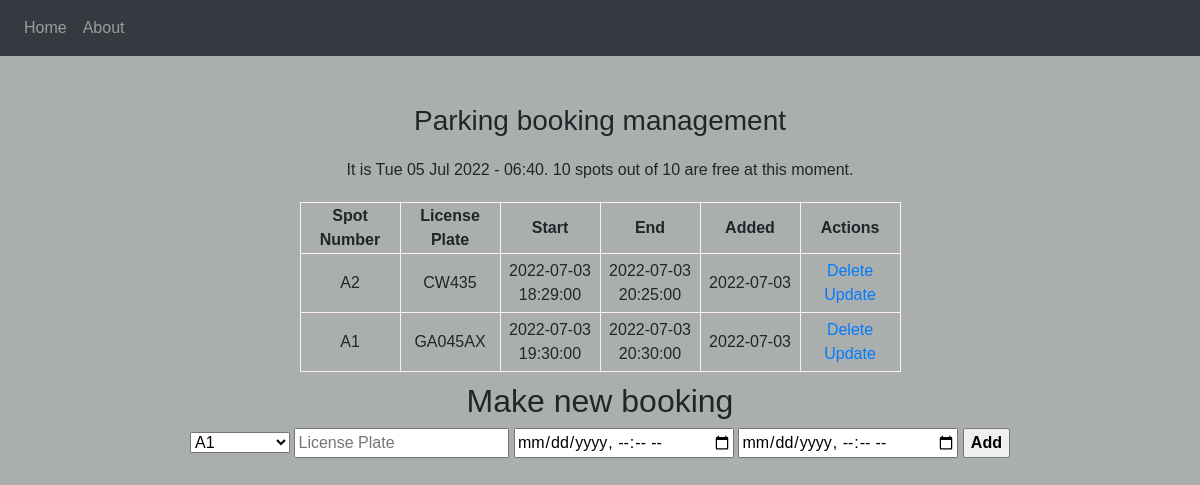
Before: / with the older database file.
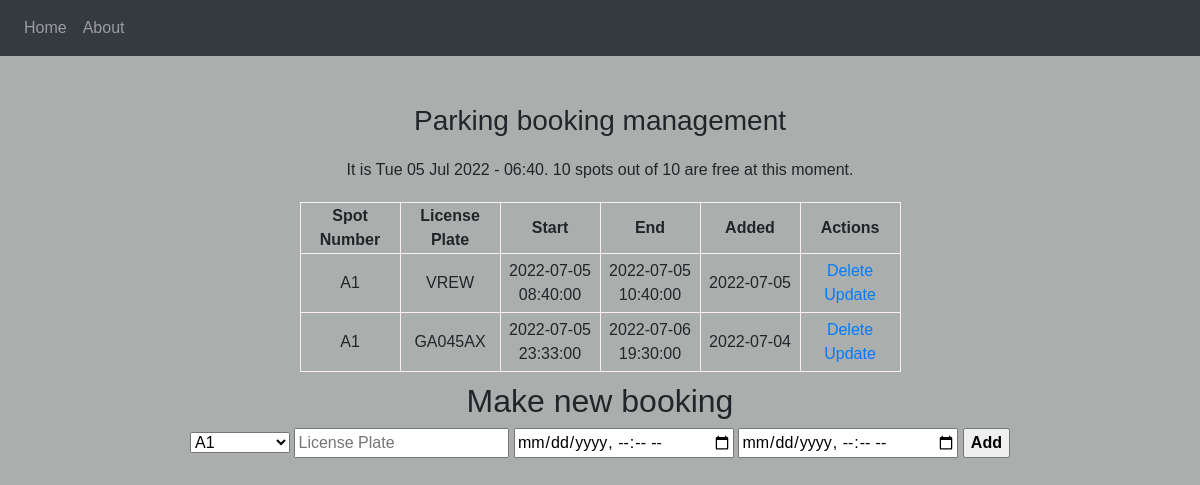
After: the same page with the newer database file.
### app.py (models this page shows, shortened)
class Parking(db.Model):
    id = db.Column(db.Integer, primary_key=True)
    spot_number = db.Column(db.String(2))
    license_plate = db.Column(db.String(10))
    start = db.Column(db.String(20))
    end = db.Column(db.String(20))
    date_created = db.Column(db.DateTime, default=datetime.utcnow)

### app.py (the view, shortened to what this page needs)
@app.route('/', methods=['POST', 'GET'])
def index():
    df = pd.read_sql('parking', 'sqlite:///parking_booking.db')
    df['start'] = pd.to_datetime(df['start'])
    df['end'] = pd.to_datetime(df['end'])
    print(df.shape)
    bookings = Parking.query.order_by(Parking.start.asc()).all()
    time_now = str(datetime.now().strftime('%a %d %b %Y - %H:%M'))
    free_spots = 10 - np.size(np.where((time_now >= df['start']) & (time_now <= df['end'])))
    return render_template('index.html', bookings = bookings, time_now = time_now , free_spots = free_spots)

### templates/index.html (shortened to what this page needs)
{% extends 'base.html' %}
{% block body %}
<div class="content">
    <h3 style="text-align: center">Parking booking management</h3>
    <div id="time"> It is {{ time_now }}. {{free_spots}} spots out of 10 are free at this moment. </div>
    {% if bookings|length < 1 %} <h4 style="text-align: center">No bookings have been made.</h4>
        {% else %}
        <table>
            <tr>
                <th>Spot Number</th>
                <th>License Plate</th>
                <th>Start</th>
                <th>End</th>
                <th>Added</th>
                <th>Actions</th>
            </tr>
            {% for booking in bookings %}
            <tr>
                <td class="booking">{{ booking.spot_number }}</td>
                <td>{{ booking.license_plate }}</td>
                <td>{{ booking.start }}</td>
                <td>{{ booking.end }}</td>
                <td>{{ booking.date_created.date() }}</td>
                <td>
                    <a href="/delete/{{booking.id}}">Delete</a>
                    <br>
                    <a href="/update/{{booking.id}}">Update</a>
                </td>
            </tr>
            {% endfor %}
        </table>
        {% endif %}
        <div class="form">
            <h2>Make new booking</h2>
            <form action="/" method="POST">
                <select type="text" name="spot_number" id="spot_number" placeholder="Spot Number">
                    <option value="A1">A1</option>
                </select>
                <input type="text" name="license_plate" id="license_plate" placeholder="License Plate" required>
                <input type="datetime-local" name="start" id="start" placeholder="Start" required>
                <input type="datetime-local" name="end" id="end" placeholder="End" required>
                <input type="submit" value="Add" style='font-weight: bold;'>
            </form>
        </div>
</div>
{% endblock %}

### templates/base.html (shortened to what this page needs)
<!DOCTYPE html>
<html lang='en'>
<head>
    <link
      rel="stylesheet"
      href="https://stackpath.bootstrapcdn.com/bootstrap/4.4.1/css/bootstrap.min.css"
    />
    <link
      rel="stylesheet"
      href="https://stackpath.bootstrapcdn.com/font-awesome/4.7.0/css/font-awesome.min.css"
    />
    <link rel='stylesheet' href='{{ url_for('static', filename='css/main.css') }}'>
</head>
<body>
  <nav class="navbar navbar-expand-lg navbar-dark bg-dark">
    <div class="collapse navbar-collapse" id="navbar">
      <div class="navbar-nav">
        <a class="nav-item nav-link" id="home" href="/">Home</a>
        <a class="nav-item nav-link" id="logout" href="/about">About</a>
      </div>
    </div>
  </nav>
        {% block body %}{% endblock %}
</body>
</html>

### static/css/main.css (style rules this page uses)
body, html { margin: 0; font-family: sans-serif; background-color: rgb(170, 175, 173); }
.content { margin-top: 4%; text-align: center; }
table, td, th { border: 1px solid rgb(252, 239, 239); }
table { border-collapse: collapse; margin: auto; text-align: center; }
th { height: 30px; width: 100px; }
td { text-align: center; padding: 5px; }
.form { margin-top: 10px; }
select { padding:7 px; width: 100px; }
#time { padding:10px; margin: 10px; }

Changed rows visible on the page:
removed Parking: spot_number "A2", license_plate "CW435", start "2022-07-03 18:29:00", end "2022-07-03 20:25:00", date_created "2022-07-03"
added Parking: spot_number "A1", license_plate "VREW", start "2022-07-05 08:40:00", end "2022-07-05 10:40:00", date_created "2022-07-05"
changed Parking "GA045AX": start "2022-07-03 19:30:00" → "2022-07-05 23:33:00"; end "2022-07-03 20:30:00" → "2022-07-06 19:30:00"; date_created "2022-07-03" → "2022-07-04"
